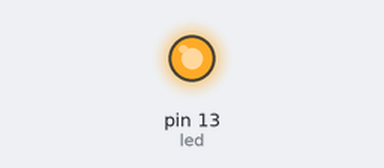
This sketch was run on a simulated Arduino Uno, built with avr-gcc and run on an emulated ATmega328P. On the bench: output pins drawn as LEDs (lit = HIGH).

Above: at 2.5 s.
At 7.5 s:
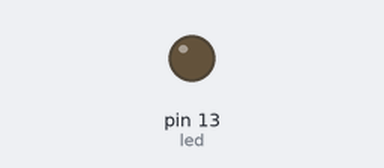
Timing chart, 0 to 13.0 s (numbered marks = the images above):
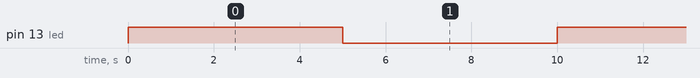

The sketch:

Blinking_LED.ino
```cpp
//For Upload problem: Select the available port from the Tools > Serial Port menu in the Arduino
//software with the Arduino board connected to your
//computer

// Blinking LED project

byte led = 13;

void setup() {
  // put your setup code here, to run once:
  pinMode(led,OUTPUT);

}

void loop() {
  // put your main code here, to run repeatedly:
digitalWrite(led, HIGH);
delay(5000);
digitalWrite(led, LOW);
delay(5000);
}
```

Measured:
- by itself, pin 13 (led): alternates HIGH for 5.0 s and LOW for 5.0 s
